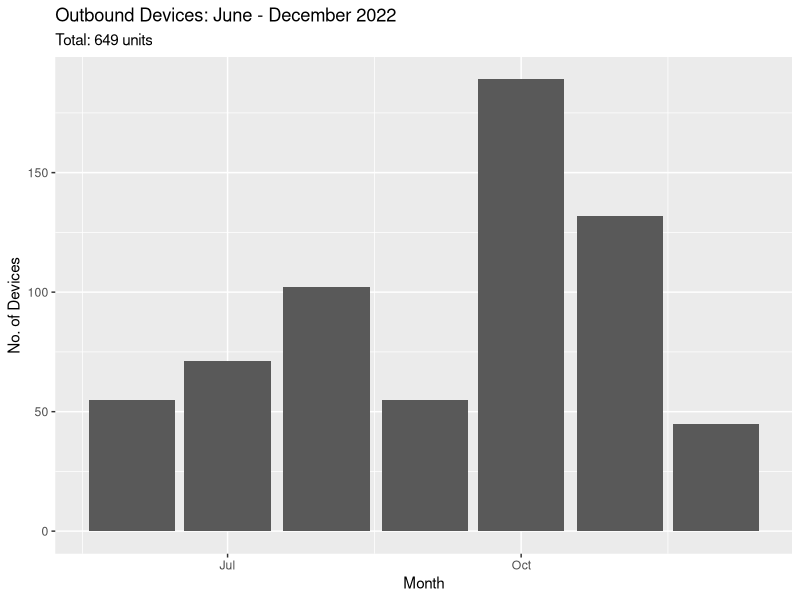
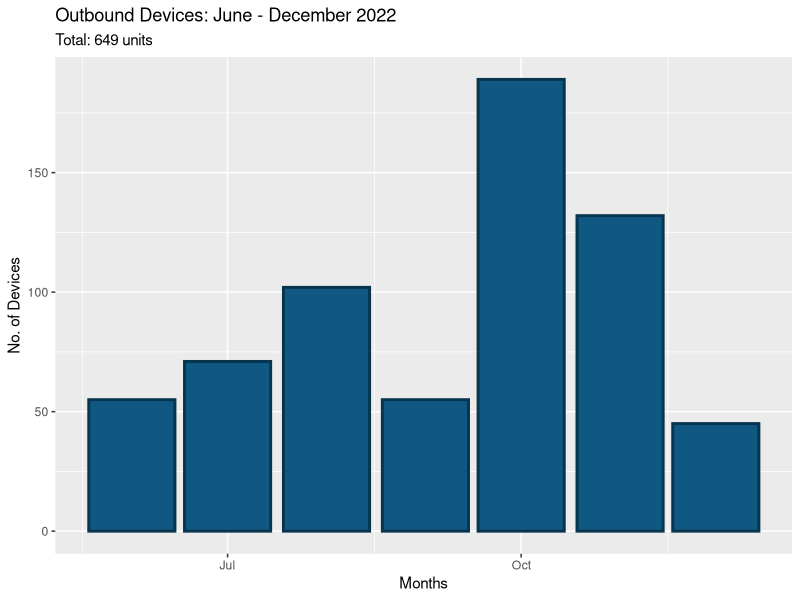

R code for these plots, in order:
## install and load some stuff
install.packages("tidyverse")
install.packages("dplyr")
install.packages("lubridate")
install.packages("ggplot2")
install.packages("readr")
install.packages("slider")

library("tidyverse")
library("dplyr")
library("lubridate")
library("ggplot2")
library("readr")
library("slider")

# import data
ob_devices_2022 <- read_csv("outbound_devices - outbound_devices_2022.csv")
View(ob_devices_2022)

# device count needs to be numeric, and the date column needs to be a date.
as.numeric(ob_devices_2022$`Device Count`)
ob_devices_2022$Date <- mdy(ob_devices_2022$Date)

class(ob_devices_2022$`Device Count`)
class(ob_devices_2022$Date)

# sort by oldest to newest. 
ob_devices_2022 %>% 
  arrange(mdy(ob_devices_2022$Date))
ob_devices_2022

#lets figure some things out now.
sum(ob_devices_2022$`Device Count`)
#649 devices, neat.

#lets look at how much time this data covers. roughly. 
range(ob_devices_2022$Date)
#"2022-06-02" "2022-12-30" also neat.

## aggregate outbound device numbers, 1 month at a time. bar graph have 1 bar
# for each month.
# x = month.y = devices sent out that month. 

ob_devices_2022_new <- ob_devices_2022
ob_devices_2022_new$year_month <- floor_date(ob_devices_2022_new$Date,
                                   "month")
head(ob_devices_2022_new)   

# sum up the amount of devices per month.
ob_device_by_month <- aggregate(ob_devices_2022_new$`Device Count`,
                      by=list(ob_devices_2022_new$year_month), FUN=sum)
ob_device_by_month <- as.data.frame(ob_device_by_month)

ob_device_by_month

# visualizations to display number of outbound devices per month
### 1
ggplot() +
  geom_bar(data=ob_devices_2022_new,aes(x=ob_devices_2022_new$year_month,y=ob_devices_2022_new$`Device Count`), stat="identity") +
  xlab("Month") + 
  ylab("No. of Devices") + 
  ggtitle("Outbound Devices: June - December 2022", subtitle ="Total: 649 units")

#### 2 - better.
ggplot() +
  geom_bar(data=ob_device_by_month,
           aes(x=`Group.1`,y=x),
           stat="identity",
           color="#08354e",
           fill="#0e5881",
           size=1,) +
  xlab("Months") + 
  ylab("No. of Devices") + 
  ggtitle("Outbound Devices: June - December 2022", subtitle ="Total: 649 units")
